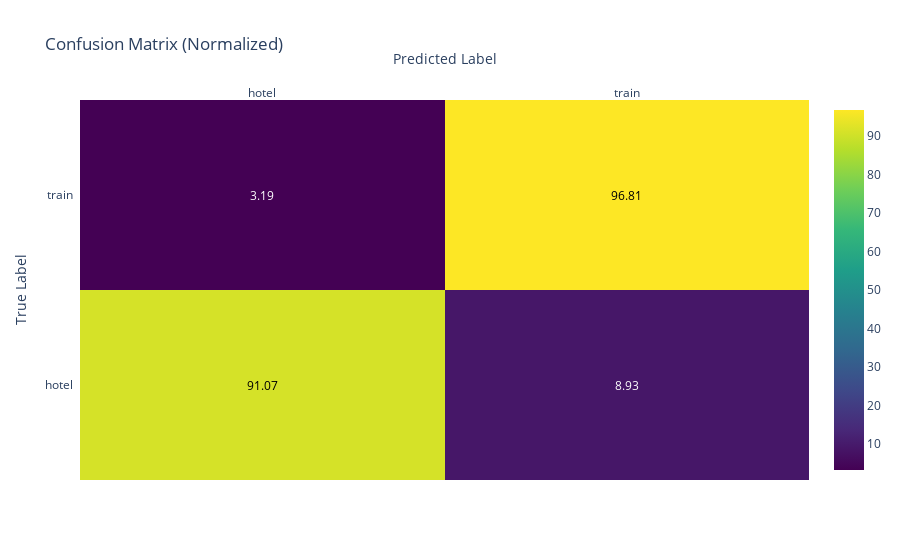

The code cell stored with this chart in its notebook:
### Code cell
from sklearn.metrics import confusion_matrix
import plotly.figure_factory as ff

# Compute the confusion matrix
conf_matrix = confusion_matrix(filtered_labels_test, y_test_pred)

# Normalize the confusion matrix
conf_matrix_normalized = conf_matrix.astype('float') / conf_matrix.sum(axis=1)[:, np.newaxis]

# Convert the proportions to percentages
conf_matrix_percentage = conf_matrix_normalized * 100


labels = sorted(set(filtered_labels_test)) 


fig = ff.create_annotated_heatmap(
    z=conf_matrix_percentage, 
    x=labels, 
    y=labels, 
    colorscale='Viridis',
    annotation_text=np.around(conf_matrix_percentage, decimals=2).astype(str),
    showscale=True
)


fig.update_layout(
    title='Confusion Matrix (Normalized)',
    xaxis=dict(title='Predicted Label'),
    yaxis=dict(title='True Label'),
    coloraxis_colorbar=dict(
        title='Percentage (%)'
    )
)


fig.show()

### Figure 1 — Plotly figure (JSON) as saved in the notebook; plotly's stock layout.template omitted (floating-point values rounded to 4 significant figures)
{"data": [{"colorscale": [[0, "#440154"], [0.1111, "#482878"], [0.2222, "#3e4989"], [0.3333, "#31688e"], [0.4444, "#26828e"], [0.5556, "#1f9e89"], [0.6667, "#35b779"], [0.7778, "#6ece58"], [0.8889, "#b5de2b"], [1, "#fde725"]], "reversescale": false, "showscale": true, "type": "heatmap", "x": ["hotel", "train"], "y": ["hotel", "train"], "z": [[91.07, 8.929], [3.191, 96.81]]}], "layout": {"annotations": [{"font": {"color": "#000000"}, "showarrow": false, "text": "91.07", "x": "hotel", "xref": "x", "y": "hotel", "yref": "y"}, {"font": {"color": "#FFFFFF"}, "showarrow": false, "text": "8.93", "x": "train", "xref": "x", "y": "hotel", "yref": "y"}, {"font": {"color": "#FFFFFF"}, "showarrow": false, "text": "3.19", "x": "hotel", "xref": "x", "y": "train", "yref": "y"}, {"font": {"color": "#000000"}, "showarrow": false, "text": "96.81", "x": "train", "xref": "x", "y": "train", "yref": "y"}], "coloraxis": {"colorbar": {"title": {"text": "Percentage (%)"}}}, "title": {"text": "Confusion Matrix (Normalized)"}, "xaxis": {"dtick": 1, "gridcolor": "rgb(0, 0, 0)", "side": "top", "ticks": "", "title": {"text": "Predicted Label"}}, "yaxis": {"dtick": 1, "ticks": "", "ticksuffix": "  ", "title": {"text": "True Label"}}}}
